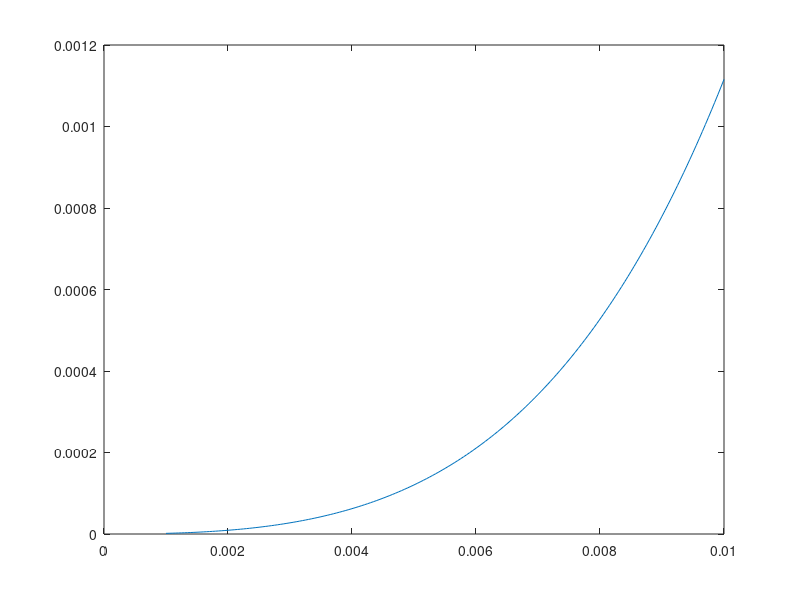

Here is the MATLAB script that generated this plot:
x = (1:0.05:10)'*1e-3;
x0 = 2e-2;
xn = x/x0;
coef = [0*2.7E-05 4.0E-04 2.3E-03 2.7E-03 0.9e-3 1.5e-3]'; 
coef(3:end)=coef(3:end)*2;
mat = [xn xn.^2 xn.^3 xn.^4 xn.^5 xn.^6];
poli = mat*coef;
plot(x, poli)
clear poli mat coef xn x0 x